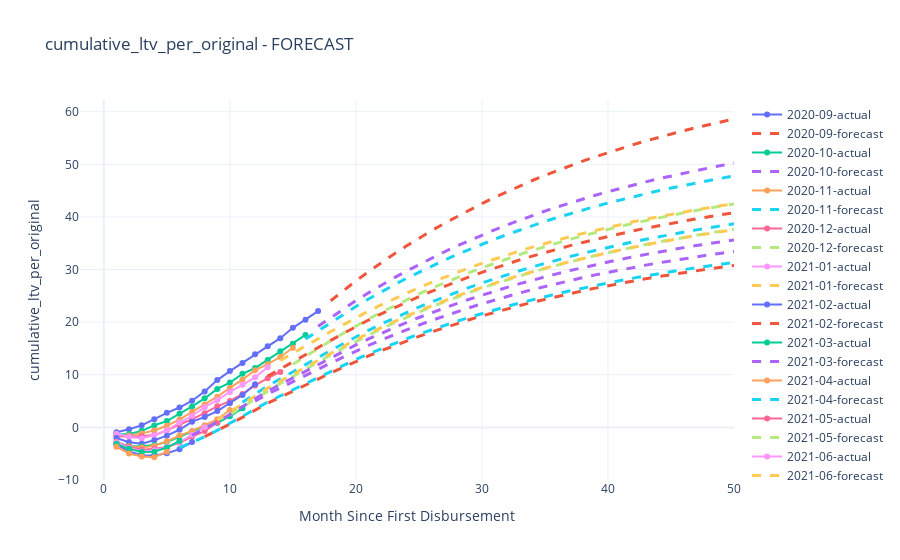

The notebook cell this image was saved under:
### Code cell
ke.plot_cohorts('cumulative_ltv_per_original', data='forecast')
